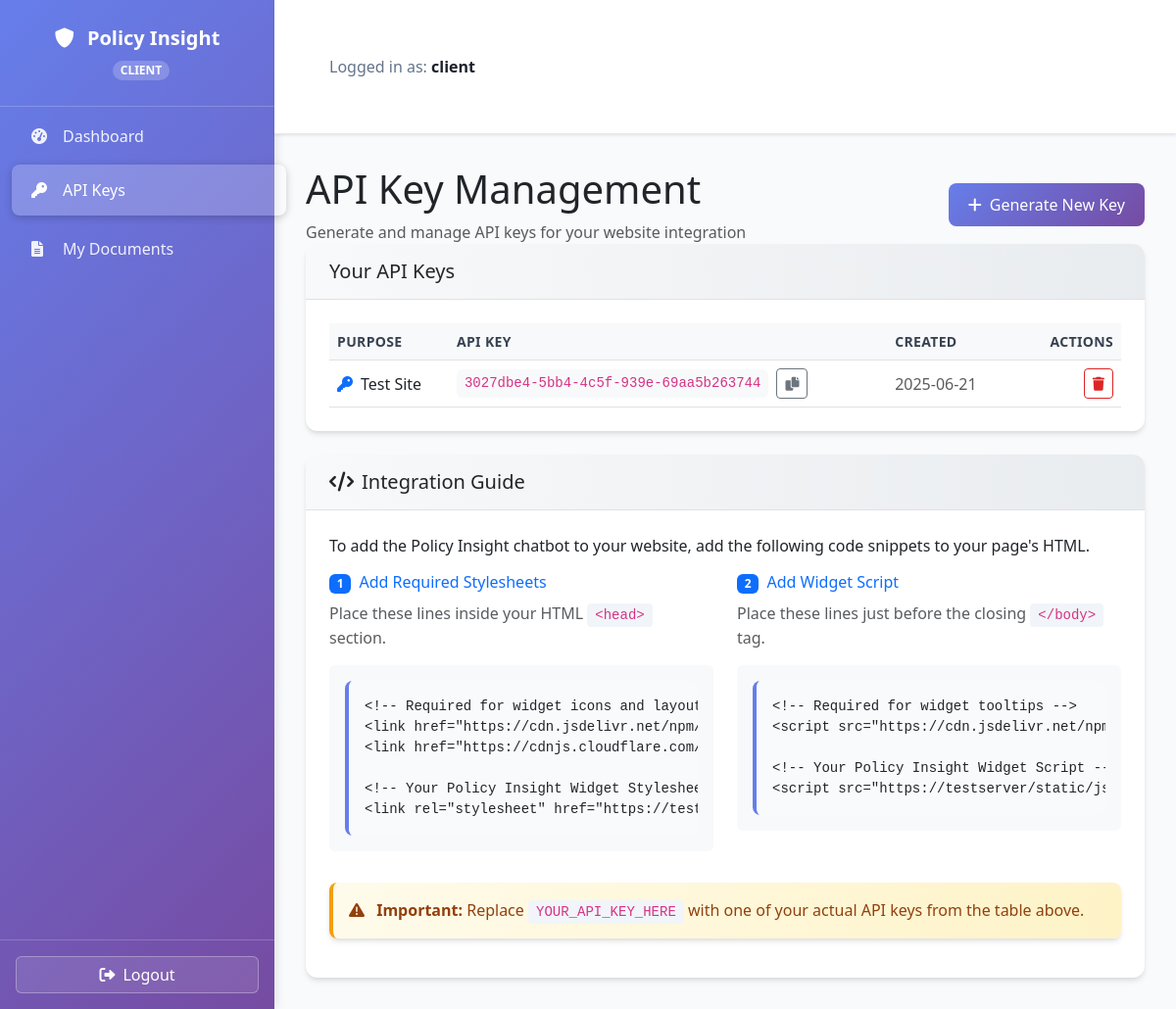
The page /client/api_key (signed in) on the database as committed earlier.
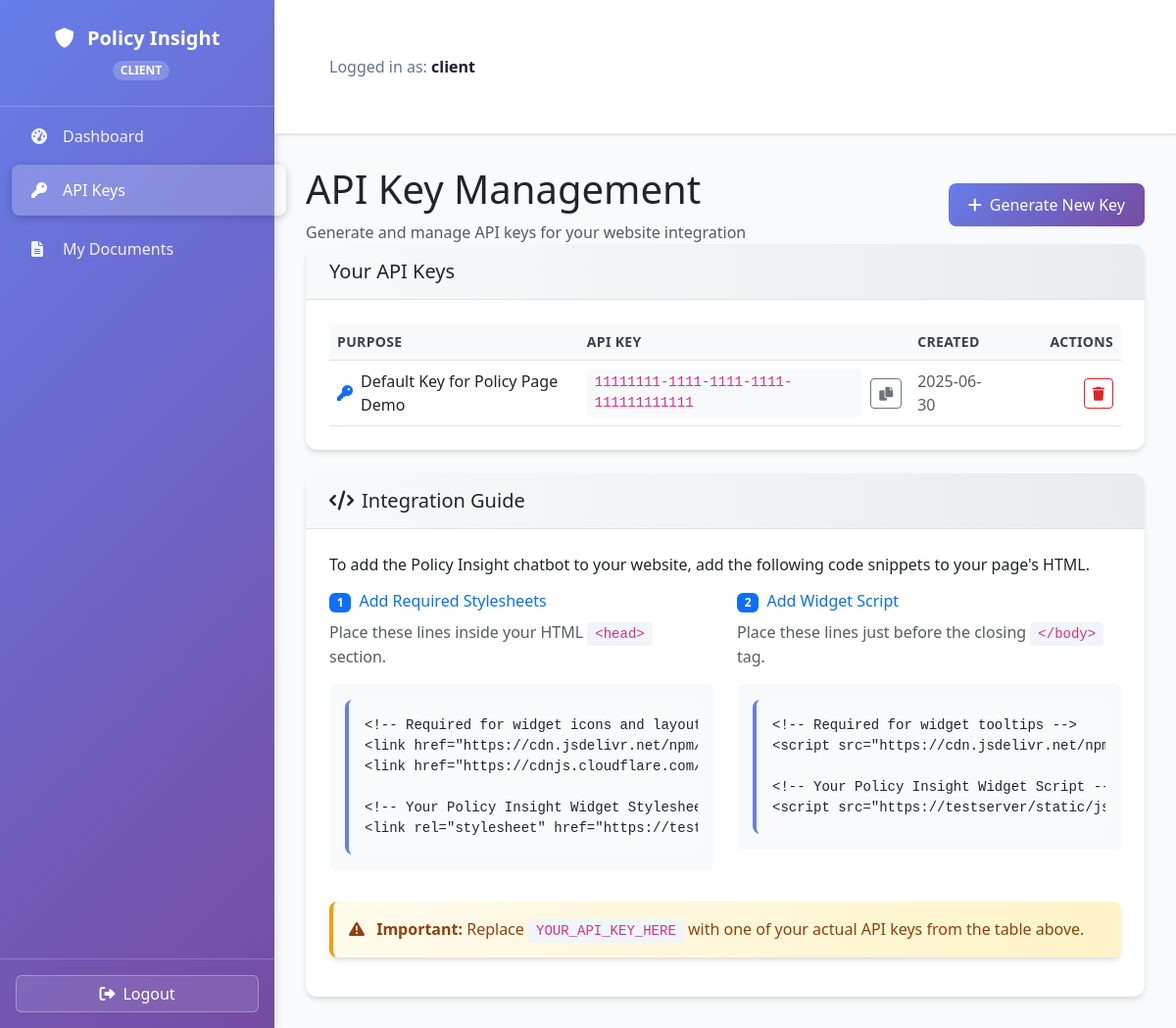
The same page on the database as committed later.
### tables this page shows
CREATE TABLE api_keys (id INTEGER PRIMARY KEY, client_id INTEGER, api_key TEXT NOT NULL, purpose TEXT, issuance_timestamp DATETIME, FOREIGN KEY(client_id) REFERENCES users(id));

### index.py (the view, shortened to what this page needs)
@app.route('/client/api_key', methods=['GET', 'POST'])
@login_required(role="client")
def client_api_key():
    client_id = session['user_id']
    conn = get_db_connection()
    api_keys = conn.execute('SELECT * FROM api_keys WHERE client_id = ? ORDER BY issuance_timestamp DESC', (client_id,)).fetchall()
    base_url = request.host_url.replace('http://', 'https://') # Force https for production
    conn.close()
    return render_template('client_api_key.html', api_keys=api_keys, base_url=base_url)

### index.py (called while the page is built)
def get_db_connection():
    conn = sqlite3.connect(DATABASE)
    conn.row_factory = sqlite3.Row
    return conn

### templates/client_api_key.html (shortened to what the changed rows need)
{% extends "layout.html" %}  {% block content %}
<div class="page-header">
  <div class="d-flex justify-content-between align-items-center">
    <div>
      <h1 class="page-title">API Key Management</h1>
    </div>
  </div>
</div>
<div class="card mb-4">
  <div class="card-body">
    {% if api_keys %}
    <div class="table-responsive">
      <table class="table table-hover align-middle">
        <thead>
          <tr>
            <th>Purpose</th>
            <th>API Key</th>
            <th>Created</th>
            <th width="120" class="text-end">Actions</th>
          </tr>
        </thead>
        <tbody>
          {% for key in api_keys %}
          <tr>
            <td>
              <div class="d-flex align-items-center">
                <i class="fas fa-key text-primary me-2"></i>
                <span class="fw-medium">{{ key['purpose'] }}</span>
              </div>
            </td>
            <td>
              <div class="d-flex align-items-center">
                <code class="user-select-all bg-light px-2 py-1 rounded"
                  >{{ key['api_key'] }}</code
                >
                <button
                  class="btn btn-sm btn-outline-secondary ms-2"
                  onclick="copyToClipboard('{{ key['api_key'] }}')"
                  title="Copy to clipboard"
                >
                  <i class="fas fa-copy"></i>
                </button>
              </div>
            </td>
            <td>
              <span class="text-muted"
                >{{ key['issuance_timestamp'].split('T')[0] }}</span
              >
            </td>
            <td class="text-end">
              <form
                action="{{ url_for('client_delete_api_key', key_id=key['id']) }}"
                method="post"
                class="d-inline"
              >
                <button
                  type="submit"
                  class="btn btn-sm btn-outline-danger"
                  onclick="return confirm('Are you sure you want to revoke this API key? This action cannot be undone.');"
                  title="Revoke key"
                >
                  <i class="fas fa-trash"></i>
                </button>
              </form>
            </td>
          </tr>
          {% endfor %}
        </tbody>
      </table>
    </div>
    {% endif %}
  </div>
</div>
{% endblock %}

Rows that differ between the two databases and show on the page:
removed api_keys: purpose "Test Site", api_key "3027dbe4-5bb4-4c5f-939e-69aa5b263744", issuance_timestamp "2025-06-21"
added api_keys: purpose "Default Key for Policy Page Demo", api_key "11111111-1111-1111-1111-111111111111", issuance_timestamp "2025-06-30"
